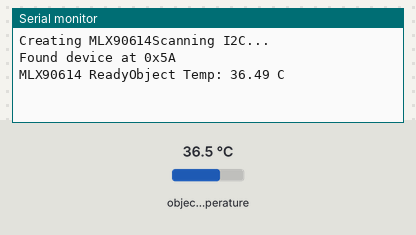
This sketch was run on a simulated ESP32-C6. Shown: the last lines printed to the serial monitor. Wiring (inferred from the names in the program): MLX90614 thermometer at I2C address 0x5A. Inputs (shaded band) come from the test bench; at power-on: object temperature 36.5 °C.

Above: at 1.5 s.
1.6 s: object temperature set to 20 °C
At 2.8 s:
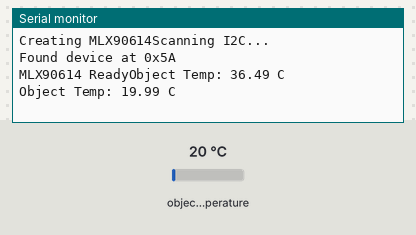
3.1 s: object temperature set to 26 °C
At 4.2 s:
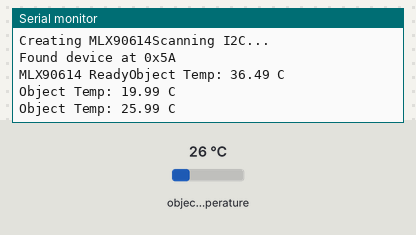
Timing chart, 0 to 6.1 s (numbered marks = the images above; inputs shaded):
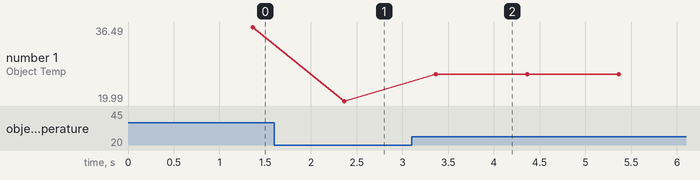

The sketch:

smart-stove-guard.ino
```cpp
#include <Wire.h>
// MLX90614
#define SDA_PIN 5
#define SCL_PIN 6
#define MLX_ADDR 0x5A
#define REG_OBJECT_TEMP 0x07

/*
 * Code for LMX90614
 */
void initMLX90614() { // Initialize the MLX90614
  Serial.print("Creating MLX90614");

  // Seting up I2C
  Wire.begin(SDA_PIN, SCL_PIN);
  Wire.setClock(100000);
  delay(250);  // Let MLX90614 boot

  Serial.println("Scanning I2C...");

  for (uint8_t addr = 1; addr < 127; addr++) {
    Wire.beginTransmission(addr);
    if (Wire.endTransmission() == 0) {
      Serial.print("Found device at 0x");
      Serial.println(addr, HEX);
    }
  }

  Serial.print("MLX90614 Ready");
}

// Ready MLX90614 repeat-start i2c
float readMLX90614(uint8_t reg) {
  Wire.beginTransmission(MLX_ADDR);
  Wire.write(reg);
  Wire.endTransmission(false); // Repeated start
  Wire.requestFrom(MLX_ADDR, (uint8_t)3);

  if (Wire.available() < 3) return NAN;

  uint8_t lsb = Wire.read();
  uint8_t msb = Wire.read();
  Wire.read(); // PEC byte

  uint16_t raw = ((uint16_t)msb << 8) | lsb;
  return (raw * 0.02) - 273.15; // Celsius conversion
}

// Getter for Temperature
float getTemp(bool debug = true) {
  float temp = readMLX90614(REG_OBJECT_TEMP);
  if (isnan(temp)) {
    Serial.println("Failed to read temperature.");
    return -1;
  } else {
    if (debug) {
      Serial.print("Object Temp: ");
      Serial.print(temp);
      Serial.println(" C");
    }
    return temp;
  }
}

/*
 * Code for BS412 Motion Sensor
 */
void initBS412() {
  Serial.print("Creating BS412");


  Serial.print("");
}


/*
 * Code for the User Pushbutton
 */


/*
 * Code for the Buzzer
 */


/*
 * Code for the Status LED
 */

/*
 * Code for the ESP32-C6 WiFi Transmission
 */


void setup() {
  Serial.begin(115200);
  delay(100);
  initMLX90614();
}

void loop() {
  delay(1000);
  getTemp(true);
}
```

Measured:
- after the input at 1.6 s, the serial monitor: prints a new line after 0.76 s (image 1)
- after the input at 3.1 s, the serial monitor: prints a new line after 0.27 s (image 2)
- plotted number 1: 36.49 → 19.99 after the input at 1.6 s, 19.99 → 25.99 after the input at 3.1 s
